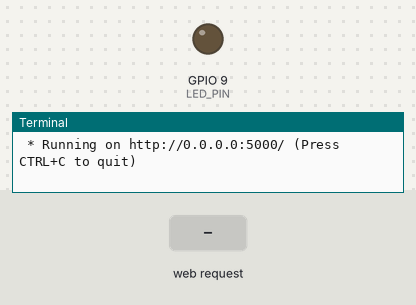
Bench run of a program on a simulated Raspberry Pi (BCM pin numbers). On the bench: output pins drawn as LEDs (lit = HIGH), the last lines printed to the terminal. The test bench sets the inputs (shaded band). The clock reads 2024-03-15 10:24:30 at power-on unless the program sets it.

Above: at 1.2 s.
1.3 s: HTTP request for /led/on received
At 1.8 s:
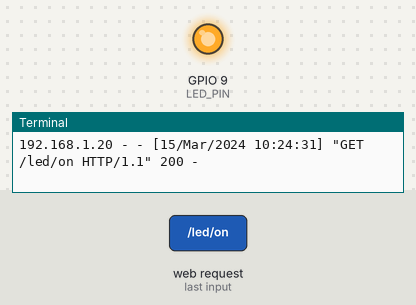
4.3 s: HTTP request for /led/off received
At 5.3 s:
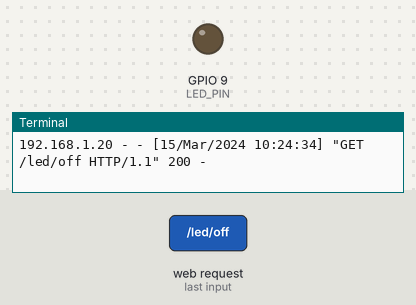
Timing chart, 0 to 7.3 s (numbered marks = the images above; inputs shaded):
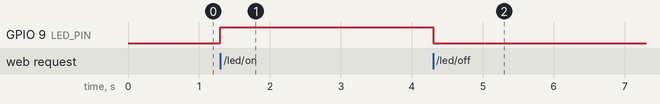

Measured:
- after the input at 1.3 s, GPIO 9 (LED_PIN): LOW → HIGH at once
- after the input at 4.3 s, GPIO 9 (LED_PIN): HIGH → LOW at once

The program:

flask_led_2.py
```python
from flask import Flask, render_template
import RPi.GPIO as GPIO

LED_PIN = 9

app=Flask(__name__)

GPIO.setmode(GPIO.BCM)
GPIO.setup(LED_PIN,GPIO.OUT)

@app.route("/")
def home():
  return render_template("led.html")

@app.route("/led/<op>")
def led_op(op):
  if op == "on":
    GPIO.output(LED_PIN,GPIO.HIGH)
    return "LED ON"
  elif op == "off":
    GPIO.output(LED_PIN,GPIO.LOW)
    return "LED OFF"
  else:
    return "Error"

if __name__=="__main__":
  try:
    app.run(host="0.0.0.0")
  finally:
    GPIO.cleanup()
```
